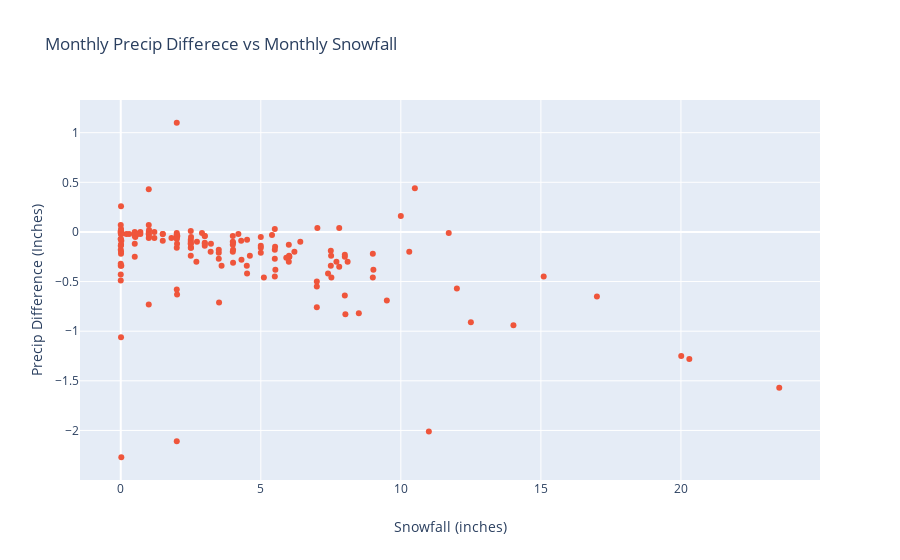

Notebook cell for this chart:
### Code cell
monthly_comp_precip = monthly_comp_precip.round(decimals=2)
precip_comp_fig = go.Figure(data=[go.Scatter()],
                           layout=go.Layout(title=go.layout.Title(text='Monthly Precip Differece vs Monthly Snowfall'),
                                           xaxis=go.layout.XAxis(title=go.layout.xaxis.Title(text='Snowfall (inches)')),
                                           yaxis=go.layout.YAxis(title=go.layout.yaxis.Title(text='Precip Difference (Inches)'))))

precip_comp_fig.add_trace(
    go.Scatter(x=monthly_comp_precip.snow,y=monthly_comp_precip.rez,
              text=monthly_comp_precip.ym + '<br \>'
              + 'Snowfall Events: ' + monthly_comp_precip.snowfall,mode='markers'))

### Figure 1 — Plotly figure (JSON) as saved in the notebook; plotly's stock layout.template omitted (floating-point values rounded to 4 significant figures; data arrays with more than 128 entries replaced by an {"elided": "..."} marker saying what was removed)
{"data": [{"type": "scatter"}, {"mode": "markers", "text": {"elided": "164 str values"}, "type": "scatter", "x": {"elided": "164 float values"}, "y": {"elided": "164 float values"}}], "layout": {"title": {"text": "Monthly Precip Differece vs Monthly Snowfall"}, "xaxis": {"title": {"text": "Snowfall (inches)"}}, "yaxis": {"title": {"text": "Precip Difference (Inches)"}}}}
